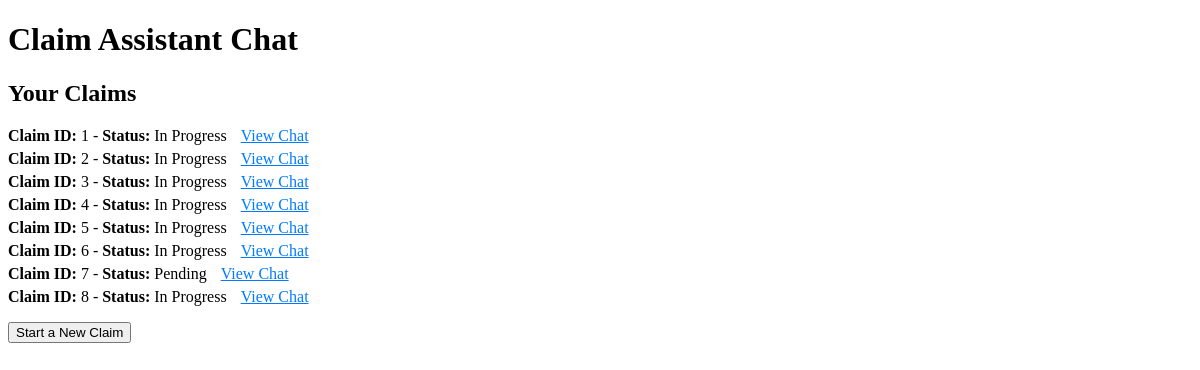
Page / (signed in) on the earlier database version.
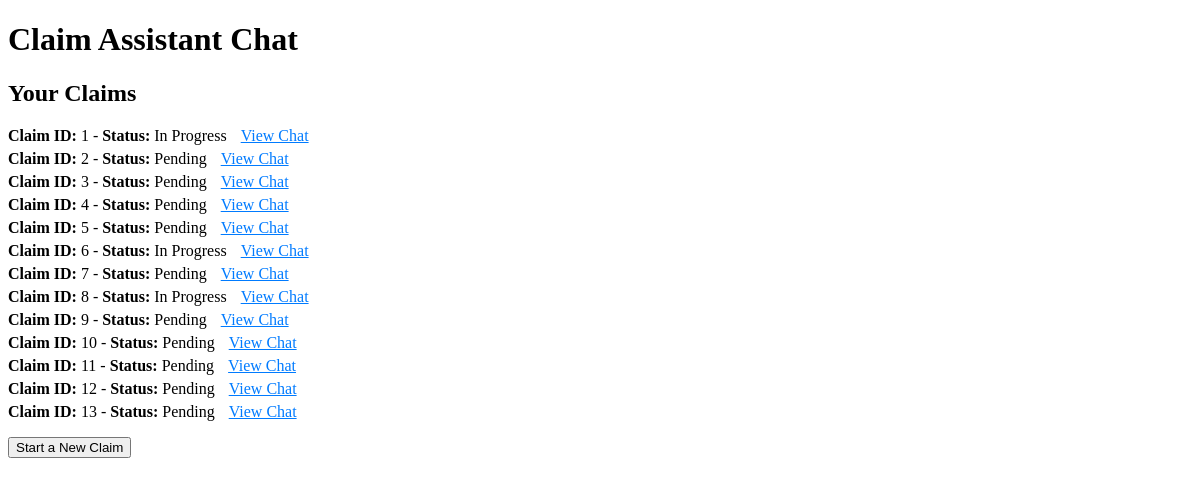
Same page on the later database version.
### app.py (models this page shows)
class Claim(db.Model):
    id = db.Column(db.Integer, primary_key=True)
    user_id = db.Column(db.Integer, db.ForeignKey('user.id'))
    raw_text = db.Column(db.Text)
    structured_data = db.Column(db.Text)
    status = db.Column(db.String(50))
    state = db.Column(db.String(50), default=ClaimState.START.value)
    adjudication_result = db.Column(db.Text)
    expert_feedback = db.Column(db.Text)
    merchant_response = db.Column(db.Text)
    created_at = db.Column(db.DateTime, default=datetime.utcnow)
    messages = db.relationship('Message', backref='claim', lazy=True)
    files = db.relationship('File', backref='claim', lazy=True)
    chat_locked = db.Column(db.Boolean, default=False)
    current_question = db.Column(db.String(50))  # To track the current question
    claim_summary = db.Column(db.Text)
    answers = db.Column(db.Text)  # New field to store answers as JSON
    question_index = db.Column(db.Integer)  # New field to store current question index

### app.py (the view)
@app.route('/')
def index():
    user_uuid = session.get('user_uuid')
    user = User.query.filter_by(user_uuid=user_uuid).with_for_update().first()
    if not user:
        return redirect(url_for('load_user'))
    claims = Claim.query.filter_by(user_id=user.id).all()
    transaction_details = {
        'transaction_name': 'Purchase at ABC Store',
        'date': '2023-10-15',
        'amount': '$100.00',
        'merchant_name': 'ABC Store',
        'merchant_email': 'merchant@example.com',
        'transaction_id': 'TX1234567890'
    }
    return render_template('index.html', transaction_details=transaction_details, claims=claims)

### app.py (called while the page is built)
@app.before_request
def load_user():
    user_uuid = session.get('user_uuid')
    if not user_uuid:
        user_uuid = str(uuid.uuid4())
        session['user_uuid'] = user_uuid
        user = User(user_uuid=user_uuid)
        db.session.add(user)
        db.session.commit()
    else:
        user = User.query.filter_by(user_uuid=user_uuid).with_for_update().first()
        if not user:
            user = User(user_uuid=user_uuid)
            db.session.add(user)
            db.session.commit()

### templates/index.html (shortened to what this page needs)
<!DOCTYPE html>
<html>
<head>
</head>
<body>
    <h1>Claim Assistant Chat</h1>
    <div id="claims-list">
        {% if claims %}
            <h2>Your Claims</h2>
            <ul>
                {% for claim in claims %}
                    <li>
                        <strong>Claim ID:</strong> {{ claim.id }} - <strong>Status:</strong> {{ claim.status }}
                        <a href="{{ url_for('view_claim', claim_id=claim.id) }}">View Chat</a>
                    </li>
                {% endfor %}
            </ul>
        {% else %}
            <p>You have no claims yet.</p>
        {% endif %}
        <button id="start-claim-button">Start a New Claim</button>
    </div>
</body>
</html>

### templates/index.html (style rules this page uses)
#claims-list ul { list-style-type: none; padding: 0; }
#claims-list li { margin: 5px 0; }
#claims-list a { margin-left: 10px; color: #007BFF; }

Differences in the rows shown:
changed Claim id 2: status "In Progress" → "Pending"
changed Claim id 3: status "In Progress" → "Pending"
changed Claim id 4: status "In Progress" → "Pending"
changed Claim id 5: status "In Progress" → "Pending"
added Claim: id "9", status "Pending"
added Claim: id "10", status "Pending"
added Claim: id "11", status "Pending"
added Claim: id "12", status "Pending"
added Claim: id "13", status "Pending"
